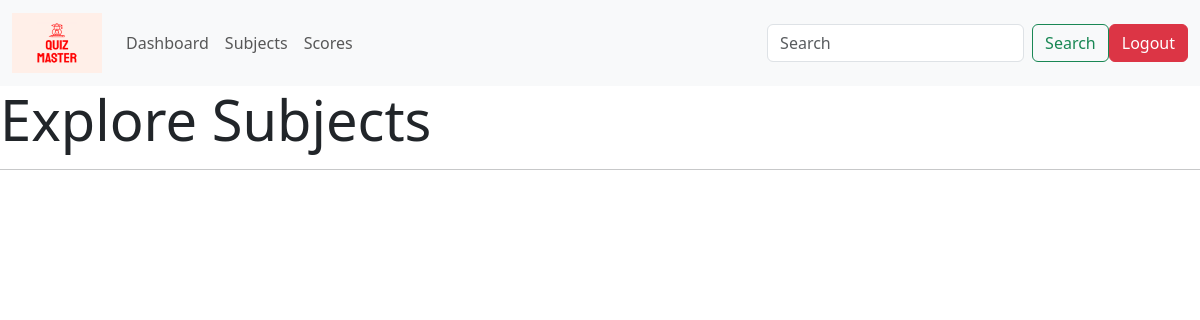
Page /subjects (signed in) on the earlier database version.
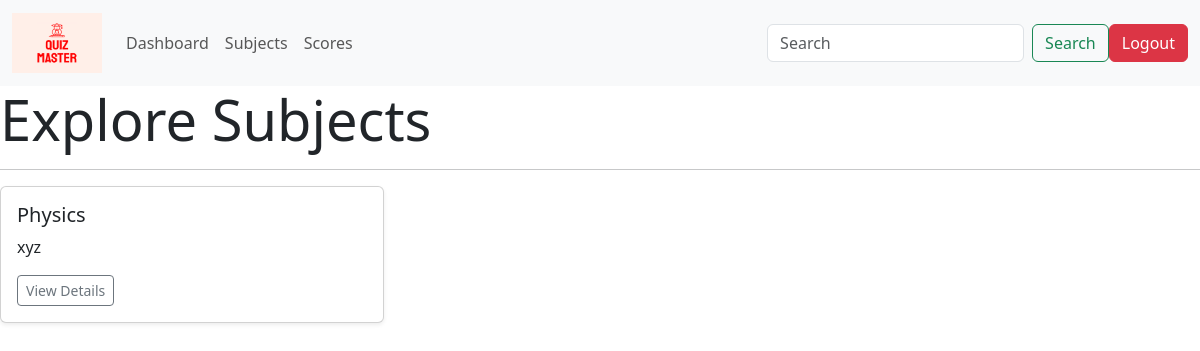
Same page on the later database version.
### controller/models.py (models this page shows)
class Subject(db.Model):
    id = db.Column(db.Integer,primary_key = True, autoincrement = True)
    name = db.Column(db.String(128), unique = True, nullable = False)
    description = db.Column(db.Text)
    chapters = db.relationship('Chapter', backref = 'subject', lazy = True)

### controller/user_routes.py (the view)
@app.route('/subjects')
@login_required
def subjects():
    subjects = Subject.query.all()
    return render_template('subjects.html', subjects=subjects)

### controller/authorization_routes.py (called while the page is built)
@login_manager.user_loader
def load_user(user_id):
    return User.query.get(int(user_id))

### templates/subjects.html (shortened to what this page needs)
{% extends 'base.html' %}
{% block content %}
    <h1 class="display-4">Explore Subjects</h1>
    <hr>
    <div class="row">
        {% for subject in subjects %}
            <div class="col-md-4">
                <div class="card mb-4 shadow-sm">
                    <div class="card-body">
                        <h5 class="card-title">{{ subject.name }}</h5>
                        <p class="card-text">{{ subject.description }}</p>
                        <div class="d-flex justify-content-between align-items-center">
                            <div class="btn-group">
                                <a href="{{ url_for('subject_details', subject_id=subject.id) }}" class="btn btn-sm btn-outline-secondary">View Details</a>
                            </div>
                        </div>
                    </div>
                </div>
            </div>
        {% endfor %}
    </div>
{% endblock %}

Differences in the rows shown:
added Subject: name "Physics", description "xyz"
